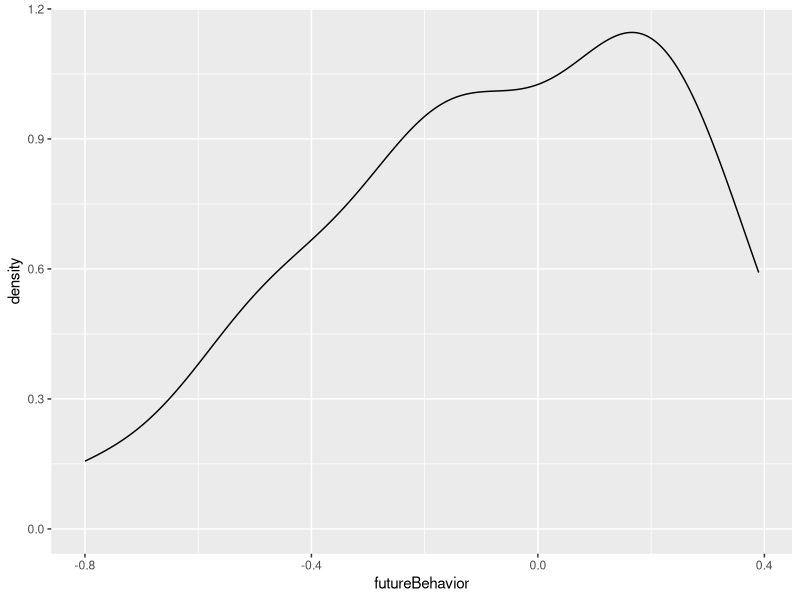
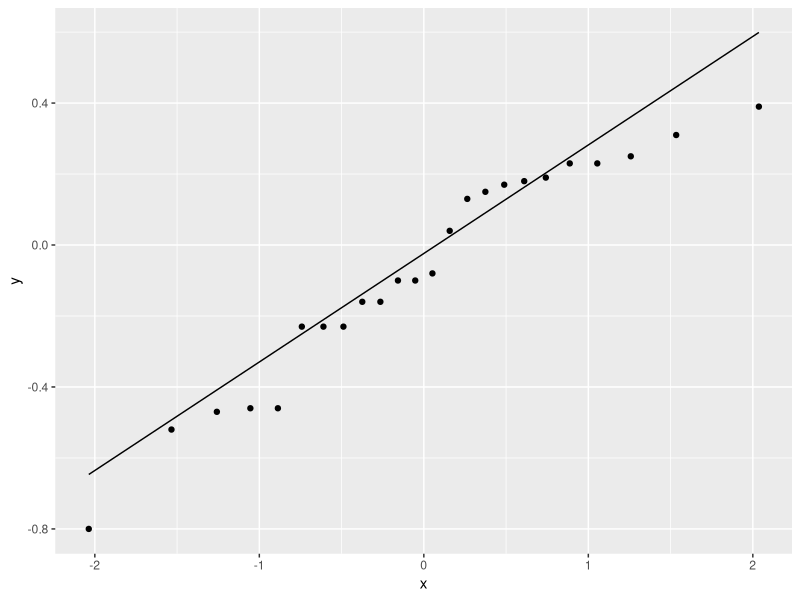
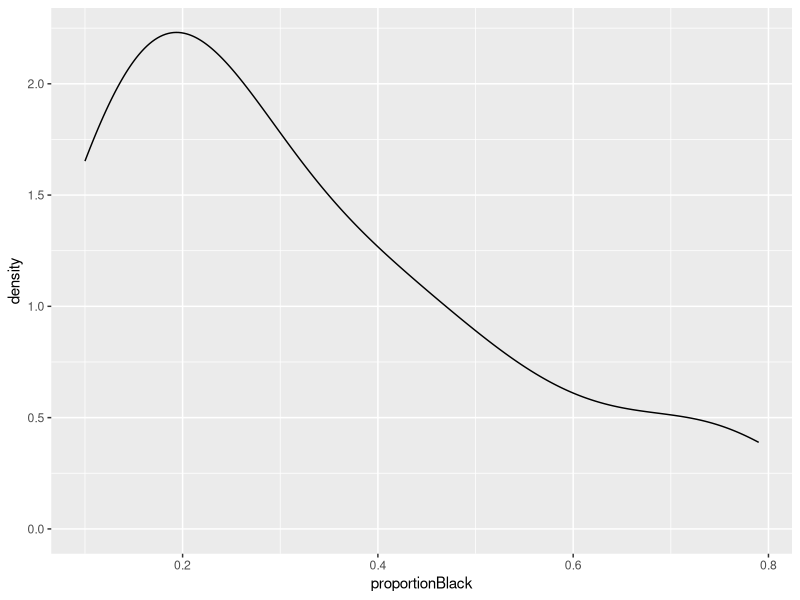
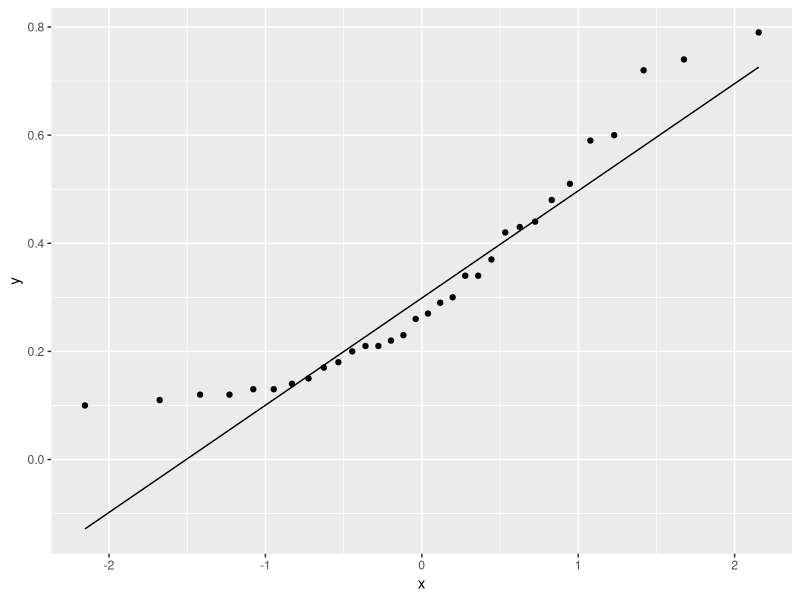
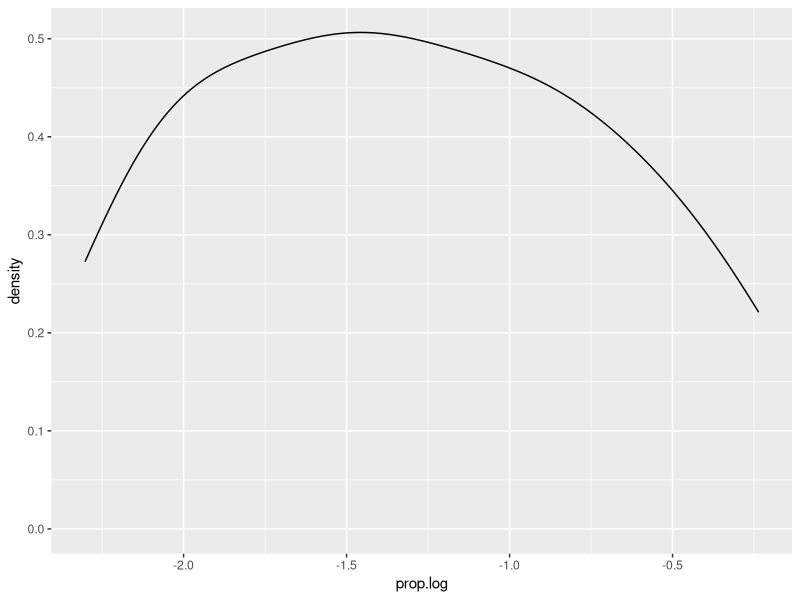
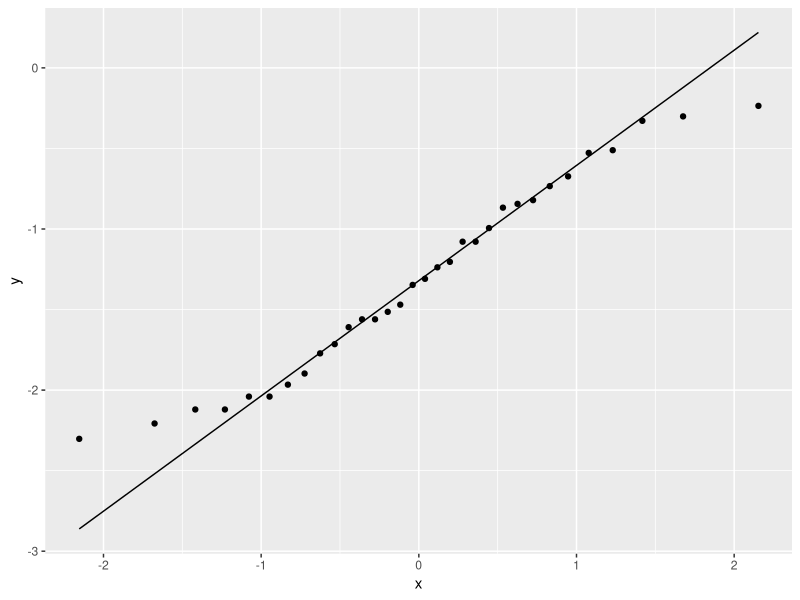
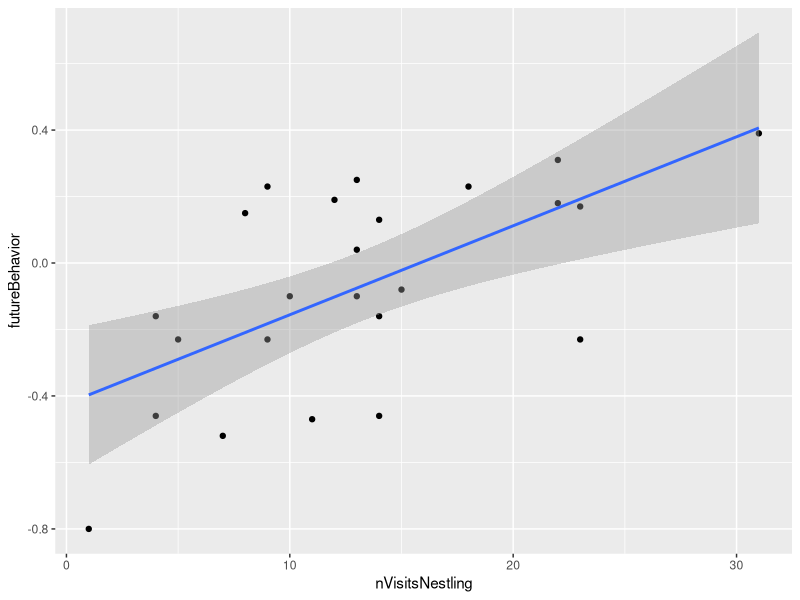
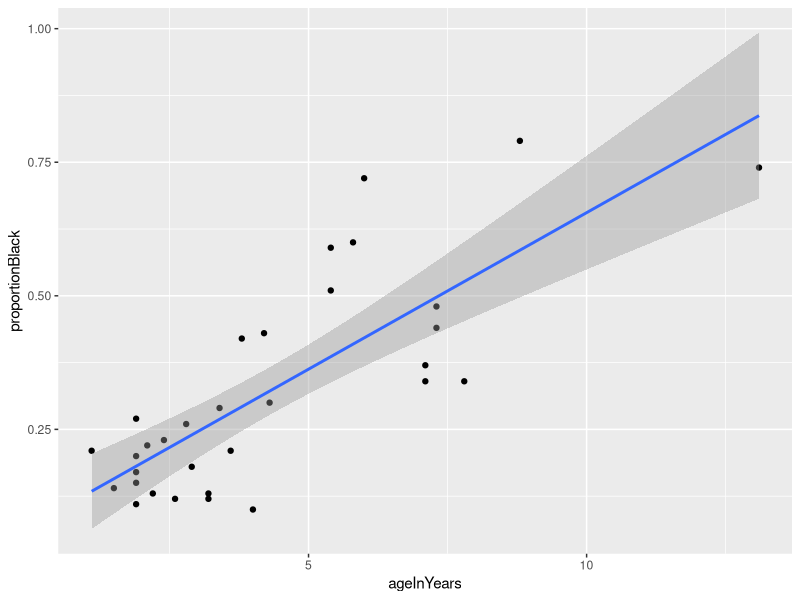

Reproduce these figures in R, in order.
## ---- chunk 1
library (tidyverse)
Lion<- read.csv("LionNoses.csv")
boobies<- read.csv ("boobies.csv")
## ---- chunk 2
#Statistical Hypotheses 
#Hypothesis 1
#H0: 
#HA: 
#Justification 

#Hypothesis 2
#H0: 
#HA: 
#Justification 

#Biological Hypotheses 
#Hypothesis 1
#H0: 
#HA: 
#Justification 

#Hypothesis 2
#H0: 
#HA: 
#Justification 
## ---- chunk 3
?geom_density()
ggplot (boobies, aes(futureBehavior))+ geom_density()
ggplot (boobies, aes(sample=futureBehavior))+ stat_qq() + geom_qq_line()
shapiro.test(boobies$futureBehavior)

ggplot (Lion, aes(proportionBlack))+ geom_density()
ggplot (Lion, aes(sample=proportionBlack))+ stat_qq() + geom_qq_line()
shapiro.test(Lion$proportionBlack)

Lion$prop.log<- log (Lion$proportionBlack)
ggplot (Lion, aes(prop.log))+ geom_density()
ggplot (Lion, aes(sample=prop.log))+ stat_qq() + geom_qq_line()
shapiro.test(Lion$prop.log)
## ---- chunk 4
?geom_point 
?stat_smooth
ggplot(boobies, aes (x=nVisitsNestling, y=futureBehavior)) + geom_point() +
  stat_smooth(method="lm")

ggplot (Lion, aes(x=ageInYears, y=proportionBlack))+ geom_point() +
  stat_smooth(method="lm")

ggplot (Lion, aes(x=ageInYears, y=prop.log))+ geom_point() +
  stat_smooth(method="lm")
## ---- chunk 5

ggplot (Lion, aes(x=ageInYears, y=proportionBlack))+ geom_point(size=6) +
  stat_smooth( method="lm", color="black") + theme_bw() +  
  ylab("Proporiton of Black on Nose") + xlab("Age in Years") +
  theme (axis.text=element_text (size=18), 
         axis.title=element_text (size=18, face="bold") )
  
## ---- chunk 6
?lm
#untransformed data- boobies
lm.boobies<- lm (futureBehavior ~ nVisitsNestling, data=boobies)
summary (lm.boobies)

#untransformed data- Lions
lm.Lions1<- lm ( proportionBlack ~ ageInYears, data=Lion)
summary (lm.Lions1)

#transformed data- Lions
lm.Lions2<- lm ( prop.log ~ ageInYears, data=Lion)
summary (lm.Lions2)
## ---- chunk 7
#plot the residuals for lm1 and lm2 
#HINT: geom_point(aes(x=.fitted, y=.resid)) 
ggplot (lm.boobies) +   geom_point(aes(x=.fitted, y=.resid))  + 
  geom_hline(aes(yintercept=0))

ggplot (lm.Lions1) +   geom_point(aes(x=.fitted, y=.resid))  + 
  geom_hline(aes(yintercept=0))

ggplot (lm.Lions2) +   geom_point(aes(x=.fitted, y=.resid))  + 
  geom_hline(aes(yintercept=0))

